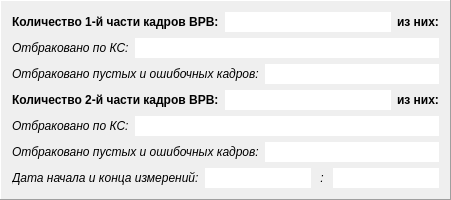
        <widget class="QFrame" name="frame_6">
         <property name="frameShape">
          <enum>QFrame::Panel</enum>
         </property>
         <property name="frameShadow">
          <enum>QFrame::Raised</enum>
         </property>
         <layout class="QVBoxLayout" name="verticalLayout_11">
          <item>
           <layout class="QHBoxLayout" name="horizontalLayout_53">
            <item>
             <widget class="QLabel" name="label_61">
              <property name="font">
               <font>
                <weight>75</weight>
                <bold>true</bold>
               </font>
              </property>
              <property name="text">
               <string>Количество 1-й части кадров ВРВ:</string>
              </property>
             </widget>
            </item>
            <item>
             <widget class="QLineEdit" name="le_k1vrv2">
              <property name="font">
               <font>
                <weight>75</weight>
                <bold>true</bold>
               </font>
              </property>
              <property name="frame">
               <bool>false</bool>
              </property>
              <property name="alignment">
               <set>Qt::AlignCenter</set>
              </property>
              <property name="readOnly">
               <bool>true</bool>
              </property>
             </widget>
            </item>
            <item>
             <widget class="QLabel" name="label_62">
              <property name="font">
               <font>
                <weight>75</weight>
                <bold>true</bold>
               </font>
              </property>
              <property name="text">
               <string>из них:</string>
              </property>
             </widget>
            </item>
           </layout>
          </item>
          <item>
           <layout class="QHBoxLayout" name="horizontalLayout_57">
            <item>
             <widget class="QLabel" name="label_68">
              <property name="font">
               <font>
                <pointsize>9</pointsize>
                <italic>true</italic>
               </font>
              </property>
              <property name="text">
               <string>Отбраковано по КС:</string>
              </property>
             </widget>
            </item>
            <item>
             <widget class="QLineEdit" name="le_crc1vrv2">
              <property name="font">
               <font>
                <pointsize>9</pointsize>
                <italic>true</italic>
               </font>
              </property>
              <property name="frame">
               <bool>false</bool>
              </property>
              <property name="alignment">
               <set>Qt::AlignRight|Qt::AlignTrailing|Qt::AlignVCenter</set>
              </property>
              <property name="readOnly">
               <bool>true</bool>
              </property>
             </widget>
            </item>
           </layout>
          </item>
          <item>
           <layout class="QHBoxLayout" name="horizontalLayout_61">
            <item>
             <widget class="QLabel" name="label_72">
              <property name="font">
               <font>
                <pointsize>9</pointsize>
                <italic>true</italic>
               </font>
              </property>
              <property name="text">
               <string>Отбраковано пустых и ошибочных кадров:</string>
              </property>
             </widget>
            </item>
            <item>
             <widget class="QLineEdit" name="le_och1vrv2">
              <property name="font">
               <font>
                <pointsize>9</pointsize>
                <italic>true</italic>
               </font>
              </property>
              <property name="frame">
               <bool>false</bool>
              </property>
              <property name="alignment">
               <set>Qt::AlignRight|Qt::AlignTrailing|Qt::AlignVCenter</set>
              </property>
              <property name="readOnly">
               <bool>true</bool>
              </property>
             </widget>
            </item>
           </layout>
          </item>
          <item>
           <layout class="QHBoxLayout" name="horizontalLayout_55">
            <item>
             <widget class="QLabel" name="label_65">
              <property name="font">
               <font>
                <weight>75</weight>
                <bold>true</bold>
               </font>
              </property>
              <property name="text">
               <string>Количество 2-й части кадров ВРВ:</string>
              </property>
             </widget>
            </item>
            <item>
             <widget class="QLineEdit" name="le_k2vrv2">
              <property name="font">
               <font>
                <weight>75</weight>
                <bold>true</bold>
               </font>
              </property>
              <property name="frame">
               <bool>false</bool>
              </property>
              <property name="alignment">
               <set>Qt::AlignCenter</set>
              </property>
              <property name="readOnly">
               <bool>true</bool>
              </property>
             </widget>
            </item>
            <item>
             <widget class="QLabel" name="label_66">
              <property name="font">
               <font>
                <weight>75</weight>
                <bold>true</bold>
               </font>
              </property>
              <property name="text">
               <string>из них:</string>
              </property>
             </widget>
            </item>
           </layout>
          </item>
          <item>
           <layout class="QHBoxLayout" name="horizontalLayout_59">
            <item>
             <widget class="QLabel" name="label_70">
              <property name="font">
               <font>
                <pointsize>9</pointsize>
                <italic>true</italic>
               </font>
              </property>
              <property name="text">
               <string>Отбраковано по КС:</string>
              </property>
             </widget>
            </item>
            <item>
             <widget class="QLineEdit" name="le_crc2vrv2">
              <property name="font">
               <font>
                <pointsize>9</pointsize>
                <italic>true</italic>
               </font>
              </property>
              <property name="frame">
               <bool>false</bool>
              </property>
              <property name="alignment">
               <set>Qt::AlignRight|Qt::AlignTrailing|Qt::AlignVCenter</set>
              </property>
              <property name="readOnly">
               <bool>true</bool>
              </property>
             </widget>
            </item>
           </layout>
          </item>
          <item>
           <layout class="QHBoxLayout" name="horizontalLayout_63">
            <item>
             <widget class="QLabel" name="label_74">
              <property name="font">
               <font>
                <pointsize>9</pointsize>
                <italic>true</italic>
               </font>
              </property>
              <property name="text">
               <string>Отбраковано пустых и ошибочных кадров:</string>
              </property>
             </widget>
            </item>
            <item>
             <widget class="QLineEdit" name="le_och2vrv2">
              <property name="font">
               <font>
                <pointsize>9</pointsize>
                <italic>true</italic>
               </font>
              </property>
              <property name="frame">
               <bool>false</bool>
              </property>
              <property name="alignment">
               <set>Qt::AlignRight|Qt::AlignTrailing|Qt::AlignVCenter</set>
              </property>
              <property name="readOnly">
               <bool>true</bool>
              </property>
             </widget>
            </item>
           </layout>
          </item>
          <item>
           <layout class="QHBoxLayout" name="horizontalLayout_72">
            <item>
             <widget class="QLabel" name="label_84">
              <property name="font">
               <font>
                <italic>true</italic>
               </font>
              </property>
              <property name="text">
               <string>Дата начала и конца измерений:</string>
              </property>
             </widget>
            </item>
            <item>
             <widget class="QLineEdit" name="dn_vrv2">
              <property name="font">
               <font>
                <italic>true</italic>
               </font>
              </property>
              <property name="frame">
               <bool>false</bool>
              </property>
              <property name="alignment">
               <set>Qt::AlignRight|Qt::AlignTrailing|Qt::AlignVCenter</set>
              </property>
              <property name="readOnly">
               <bool>true</bool>
              </property>
             </widget>
            </item>
            <item>
             <widget class="QLabel" name="label_90">
              <property name="font">
               <font>
                <italic>true</italic>
               </font>
              </property>
              <property name="text">
               <string> : </string>
              </property>
             </widget>
            </item>
            <item>
             <widget class="QLineEdit" name="dk_vrv2">
              <property name="font">
               <font>
                <italic>true</italic>
               </font>
              </property>
              <property name="frame">
               <bool>false</bool>
              </property>
              <property name="alignment">
               <set>Qt::AlignRight|Qt::AlignTrailing|Qt::AlignVCenter</set>
              </property>
              <property name="readOnly">
               <bool>true</bool>
              </property>
             </widget>
            </item>
           </layout>
          </item>
         </layout>
        </widget>
